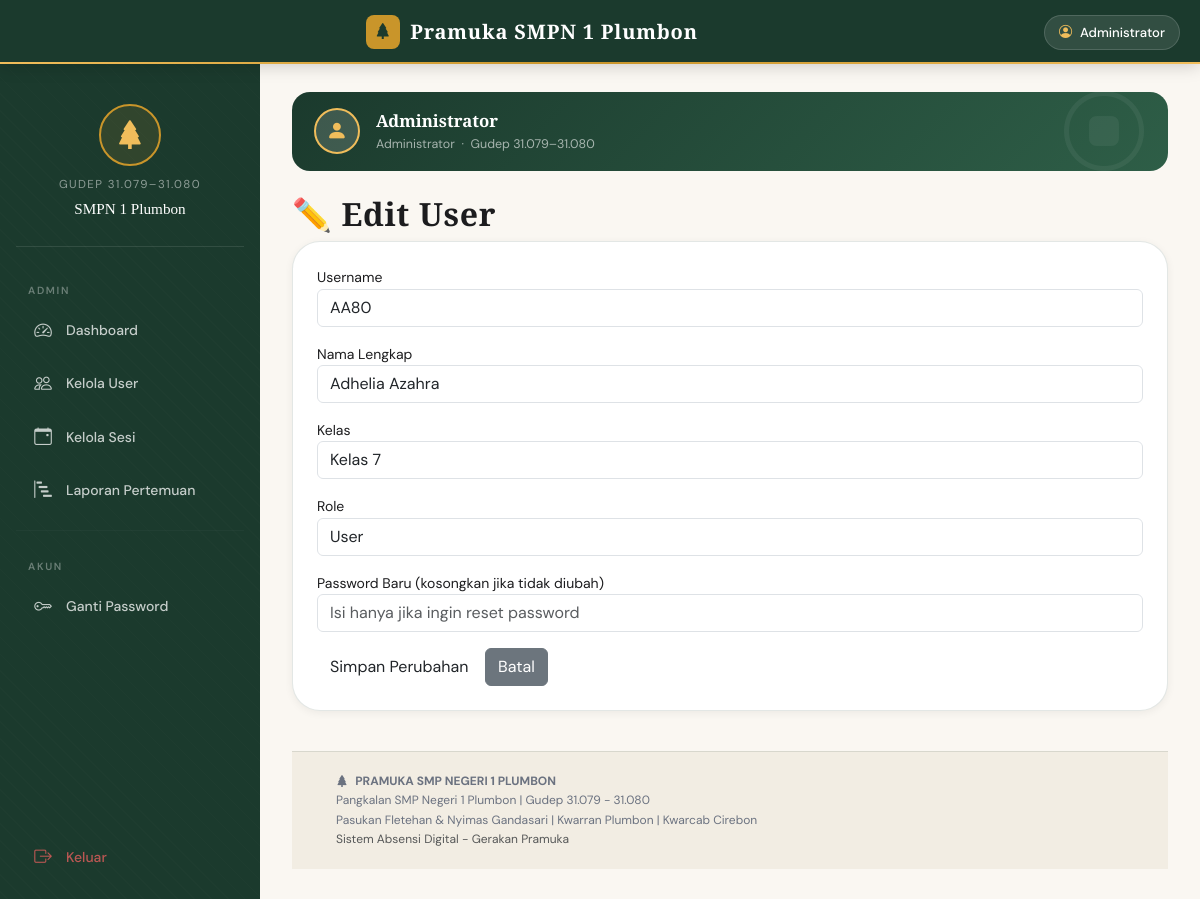
/public/AdminController/editUser/229 (signed in), run on the app's committed database.
### tables this page shows
CREATE TABLE `users` (
  `id` int(11) NOT NULL,
  `username` varchar(50) NOT NULL,
  `password` varchar(255) NOT NULL,
  `nama_lengkap` varchar(100) NOT NULL,
  `kelas` varchar(20) DEFAULT NULL,
  `role` enum('admin','user') DEFAULT 'user',
  `created_at` timestamp NOT NULL DEFAULT current_timestamp()
);

### core/Controller.php (called while the page is built, shortened)
<?php
class Controller {
    public function view($view, $data = []) {
        extract($data);
        require_once '../app/views/templates/header.php';
        require_once '../app/views/' . $view . '.php';
        require_once '../app/views/templates/footer.php';
    }
    public function model($model) {
        return new $model;
    }
}
?>

### public/index.php (called while the page is built, shortened)
<?php
require_once '../config/database.php';
require_once '../core/Controller.php';
$app = new App();
?>

### app/models/User.php (called while the page is built, shortened)
<?php
class User {
    private $db;
    public function __construct() {
        $this->db = Database::getInstance()->getConnection();
    }
    public function getUserById($id) {
        $stmt = $this->db->prepare("SELECT * FROM users WHERE id = ?");
        $stmt->execute([$id]);
        return $stmt->fetch(PDO::FETCH_ASSOC);
    }
}
?>

### config/database.php (called while the page is built, shortened)
<?php
class Database {
    private static $instance = null;
    private $connection;
    private function __construct() {
        try {
            $this->connection = new PDO(
                "mysql:host=".DB_HOST.";dbname=".DB_NAME.";charset=utf8mb4",
                DB_USER,
                DB_PASS,
                [
                    PDO::ATTR_ERRMODE => PDO::ERRMODE_EXCEPTION,
                    PDO::ATTR_DEFAULT_FETCH_MODE => PDO::FETCH_ASSOC
                ]
            );
        } catch(PDOException $e) {
            die("Connection failed: " . $e->getMessage());
        }
    }
    public static function getInstance() {
        if (self::$instance == null) {
            self::$instance = new Database();
        }
        return self::$instance;
    }
    public function getConnection() {
        return $this->connection;
    }
}
?>

### app/views/admin/edit_user.php (the view, shortened to what this page needs)
<h2 class="serif-heading">✏️ Edit User</h2>
<div class="card-scout p-4">
    <form method="POST">
        <div class="mb-3">
            <label>Username</label>
            <input type="text" name="username" class="form-control" value="<?= htmlspecialchars($data['user']['username']) ?>" required>
        </div>
        <div class="mb-3">
            <label>Nama Lengkap</label>
            <input type="text" name="nama_lengkap" class="form-control" value="<?= htmlspecialchars($data['user']['nama_lengkap']) ?>" required>
        </div>
        <div class="mb-3">
            <label>Kelas</label>
            <select name="kelas" class="form-control" required>
                <option value="7" <?= $data['user']['kelas'] == '7' ? 'selected' : '' ?>>Kelas 7</option>
            </select>
        </div>
        <div class="mb-3">
            <label>Role</label>
            <select name="role" class="form-control">
                <option value="user" <?= $data['user']['role'] == 'user' ? 'selected' : '' ?>>User</option>
            </select>
        </div>
        <div class="mb-3">
            <label>Password Baru (kosongkan jika tidak diubah)</label>
            <input type="password" name="new_password" class="form-control" placeholder="Isi hanya jika ingin reset password">
        </div>
        <button type="submit" class="btn btn-scout-primary">Simpan Perubahan</button>
        <a href="<?= BASE_URL ?>/AdminController/users" class="btn btn-secondary">Batal</a>
    </form>
</div>

### app/views/templates/header.php (style rules this page uses)
:root { --c-forest: #1B3A2D; --c-forest-mid: #2E5E47; --c-forest-soft: #3D7A5C; --c-gold: #C9952A; --c-gold-light: #F0BD5B; --c-cream: #FAF7F2; --c-parchment: #F2EDE3; --c-ink: #1C1C1E; --c-muted: #6B7280; --c-border: rgba(27,58,45,0.12); --c-white: #FFFFFF; --sidebar-w: 260px; --navbar-h: 64px; --radius-sm: 10px; --radius-md: 18px; --radius-lg: 28px; --radius-pill: 999px; --shadow-sm: 0 2px 8px rgba(0,0,0,.06); --shadow-md: 0 8px 24px rgba(0,0,0,.08); --shadow-lg: 0 20px 50px rgba(0,0,0,.12); --font-display: 'Cormorant Garamond', serif; --font-body: 'DM Sans', sans-serif; }
*, *::before, *::after { box-sizing: border-box; margin: 0; padding: 0; }
html { scroll-behavior: smooth; }
body { background-color: var(--c-cream); font-family: var(--font-body); color: var(--c-ink); font-size: 14px; line-height: 1.6; -webkit-font-smoothing: antialiased; }
h1, h2, h3, h4, h5, h6, .serif { font-family: var(--font-display); font-weight: 600; letter-spacing: .02em; }
.card-scout { background: var(--c-white); border: 1px solid var(--c-border); border-radius: var(--radius-lg); box-shadow: var(--shadow-sm); overflow: hidden; transition: box-shadow .25s, transform .25s; }

### data on the page
users: username "AA80", nama_lengkap "Adhelia Azahra", kelas "Kelas 7", role "User"

### other printed values
$_SESSION['nama_lengkap'] "Administrator"
